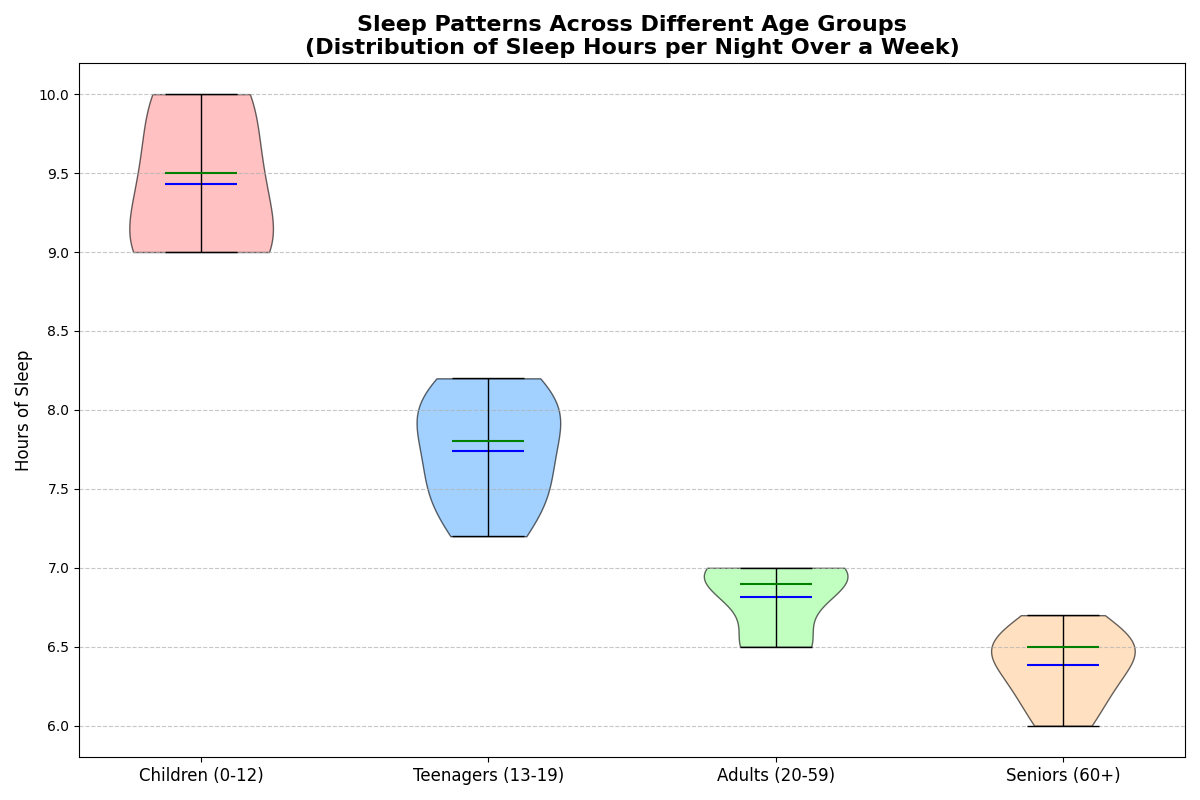

This chart was generated by the following Python code:
import matplotlib.pyplot as plt
import numpy as np

# Backstory: Investigating the sleep patterns of different age groups throughout a week.
# The violin plot will help visualize the distribution of sleep hours per night for each age group.

# Define age groups
age_groups = ['Children (0-12)', 'Teenagers (13-19)', 'Adults (20-59)', 'Seniors (60+)']

# Constructing contextual data for each age group (average number of hours slept per night over a week)
children_sleep = [9, 9.5, 10, 9, 9.5, 9, 10]
teenagers_sleep = [7.2, 8, 7.5, 8, 7.8, 7.5, 8.2]
adults_sleep = [6.5, 7, 6.8, 7, 6.9, 7, 6.5]
seniors_sleep = [6, 6.5, 6.2, 6.5, 6.7, 6.5, 6.3]

# Combine data into a list
data = [children_sleep, teenagers_sleep, adults_sleep, seniors_sleep]

# Initialize the figure
fig, axs = plt.subplots(1, 1, figsize=(12, 8))

# Violin Plot
violin = axs.violinplot(data, vert=True, showmeans=True, showextrema=True, showmedians=True)

# Customizing the plot
colors = ['#ff9999', '#66b3ff', '#99ff99', '#ffcc99']
for i, pc in enumerate(violin['bodies']):
    pc.set_facecolor(colors[i % len(colors)])
    pc.set_edgecolor('black')
    pc.set_alpha(0.6)

# Customizing the mean, medians, and extrema lines:
violin['cmeans'].set_color('blue')
violin['cmedians'].set_color('green')
for partname in ('cbars', 'cmins', 'cmaxes'):
    vp = violin[partname]
    vp.set_edgecolor('black')
    vp.set_linewidth(1)

# Setting labels
axs.set_title("Sleep Patterns Across Different Age Groups\n(Distribution of Sleep Hours per Night Over a Week)", fontsize=16, fontweight='bold')
axs.set_ylabel("Hours of Sleep", fontsize=12)
axs.set_xticks(np.arange(1, len(age_groups) + 1))
axs.set_xticklabels(age_groups, fontsize=12)

# Add gridlines
axs.grid(axis='y', linestyle='--', alpha=0.7)

# Automatically adjust the layout to prevent overlap
plt.tight_layout()

# Display the plot
plt.show()
